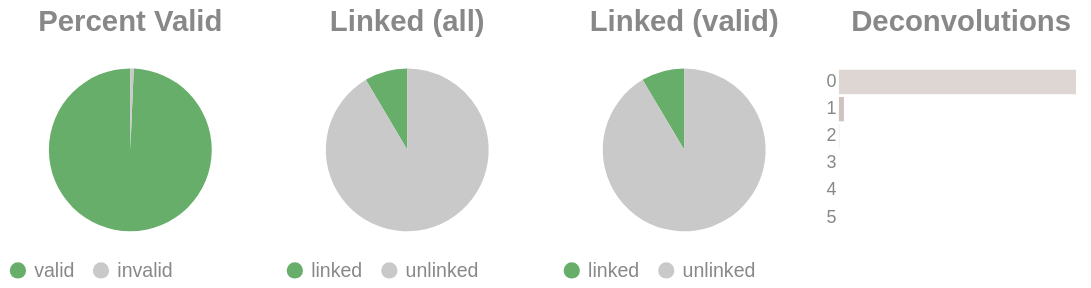

Notebook cell for this chart:
### Code cell
if SKIPLR:
    pass
else:
    clash = Counter()
    for i in valids['molecule'].to_list():
        _mol = i.split("-")
        if len(_mol) == 1:
            clash.update('0')
        else:
            clash.update(_mol[-1])

    _d = {"deconvolutions": [], 'count': []}
    for k,v in clash.items():
        _d['deconvolutions'].append(k)
        _d['count'].append(v)

    tot_valid = valids['reads'].sum()
    mask = valids['reads'] >= 2
    n_linked_reads = valids.filter(mask)['reads'].sum()
    if n_linked_reads == 0:
        print_html("No linked molecules (>=2 reads) were detected; skipping linked-only distributions.")
        SKIPLR = True
    else:
        perc_valid = round(tot_valid / n_reads, 4)
        linked_perc_abs = round(n_linked_reads / n_reads, 4)
        linked_perc = round(n_linked_reads / tot_valid, 4)

    _valid = pl.DataFrame({"valids": ['valid', 'invalid'], "count": [tot_valid, n_reads - tot_valid]})
    _linked_abs = pl.DataFrame({"linked (absolute)": ['linked', 'unlinked'], "count": [n_linked_reads, n_reads - n_linked_reads]})
    _linked_rel = pl.DataFrame({"linked (valids)": ['linked', 'unlinked'], "count": [n_linked_reads, tot_valid - n_linked_reads]})

    (
        alt.hconcat(
            piechart(_valid, goodval = 'valid', title = "Percent Valid"),
            piechart(_linked_abs, goodval = "linked", title =  "Linked (all)"),
            piechart(_linked_rel, goodval = "linked", title =  "Linked (valid)"),
            convolutionbar(pl.DataFrame(_d), title = "Deconvolutions"),
            center = True,
            bounds = 'flush'
        )
        .resolve_scale(color='independent')
        .resolve_legend('independent')
        .properties(usermeta={'embedOptions': {"actions": False}})
    ).display()

### Figure 1 — Vega-Lite specification as saved in the notebook (floating-point values rounded to 4 significant figures)
{"width": "container", "height": 400, "config": {"title": {"anchor": "start", "dy": -15, "fontSize": 18, "color": "#888888", "subtitleColor": "#888888", "subtitleFontSize": 14}, "arc": {"fill": "#0072B2"}, "axis": {"domainColor": "#888888", "domainWidth": 0.5, "gridWidth": 0.2, "grid": false, "titleFontWeight": 400, "titleFontSize": 15, "labelFontSize": 11, "labelColor": "#888888", "tickColor": "#888888", "tickWidth": 0.2, "titleColor": "#888888"}, "axisBand": {"grid": false}, "axisX": {"grid": true, "tickSize": 10, "domainCap": "round"}, "axisY": {"domain": false, "grid": true, "tickSize": 0, "domainCap": "round"}, "background": "transparent", "header": {"labelFontSize": 15, "labelColor": "#888888", "titleFontSize": 15, "titleFontWeight": 600, "titleColor": "#888888"}, "legend": {"labelFont": "sans-serif", "labelFontSize": 12, "labelColor": "#888888", "symbolSize": 100, "symbolType": "circle", "titleFontSize": 12, "titlePadding": 10, "titleColor": "#888888", "title": null}, "range": {"category": ["#E69F00", "#56B4E9", "#009E73", "#F0E442", "#0072B2", "#D55E00", "#CC79A7", "#000000"], "diverging": ["#cfe8f3", "#a2d4ec", "#73bfe2", "#46abdb", "#1696d2", "#12719e"]}, "area": {"fill": "#0072B2", "fillOpacity": 0.7, "line": true, "strokeOpacity": 0.7}, "line": {"color": "#0072B2", "stroke": "#0072B2", "strokeWidth": 2}, "trail": {"color": "#0072B2", "stroke": "#0072B2", "strokeWidth": 0, "size": 1}, "point": {"filled": true, "fillOpacity": 1.0, "size": 95}, "text": {"color": "#888888", "fontSize": 11, "align": "right", "fontWeight": 400, "size": 11}, "bar": {"fill": "#0072B2", "stroke": null}, "view": {"stroke": null, "continuousWidth": 660, "continuousHeight": 400}}, "hconcat": [{"data": {"name": "data-c9d83800fc35cc35e5cab64765a873ac"}, "mark": {"type": "arc"}, "encoding": {"color": {"field": "valids", "legend": {"orient": "bottom", "title": null}, "scale": {"domain": ["valid", "invalid"], "range": ["#68ae6b", "#C9C9C9"]}, "title": "Valids", "type": "nominal"}, "theta": {"field": "count", "type": "quantitative"}, "tooltip": [{"field": "valids", "title": "Valids", "type": "ordinal"}, {"field": "percent", "format": ".2%", "title": "Percent", "type": "quantitative"}, {"field": "count", "title": "Count", "type": "quantitative"}]}, "height": 100, "title": {"text": "Percent Valid", "align": "center", "anchor": "middle"}, "transform": [{"calculate": "datum.count / 2300376", "as": "percent"}], "width": 150}, {"data": {"name": "data-0850581fe202cbae40e103af4541f70a"}, "mark": {"type": "arc"}, "encoding": {"color": {"field": "linked (absolute)", "legend": {"orient": "bottom", "title": null}, "scale": {"domain": ["linked", "unlinked"], "range": ["#68ae6b", "#C9C9C9"]}, "title": "Linked (Absolute)", "type": "nominal"}, "theta": {"field": "count", "type": "quantitative"}, "tooltip": [{"field": "linked (absolute)", "title": "Linked (Absolute)", "type": "ordinal"}, {"field": "percent", "format": ".2%", "title": "Percent", "type": "quantitative"}, {"field": "count", "title": "Count", "type": "quantitative"}]}, "height": 100, "title": {"text": "Linked (all)", "align": "center", "anchor": "middle"}, "transform": [{"calculate": "datum.count / 2300376", "as": "percent"}], "width": 150}, {"data": {"name": "data-f001b12530b56877472471ffabbc932f"}, "mark": {"type": "arc"}, "encoding": {"color": {"field": "linked (valids)", "legend": {"orient": "bottom", "title": null}, "scale": {"domain": ["linked", "unlinked"], "range": ["#68ae6b", "#C9C9C9"]}, "title": "Linked (Valids)", "type": "nominal"}, "theta": {"field": "count", "type": "quantitative"}, "tooltip": [{"field": "linked (valids)", "title": "Linked (Valids)", "type": "ordinal"}, {"field": "percent", "format": ".2%", "title": "Percent", "type": "quantitative"}, {"field": "count", "title": "Count", "type": "quantitative"}]}, "height": 100, "title": {"text": "Linked (valid)", "align": "center", "anchor": "middle"}, "transform": [{"calculate": "datum.count / 2284834", "as": "percent"}], "width": 150}, {"data": {"name": "data-0082f05802b41905e1d8e67fd1b4f550"}, "mark": {"type": "bar"}, "encoding": {"color": {"field": "deconvolutions", "legend": null, "scale": {"scheme": "lightgreyred"}, "type": "nominal"}, "tooltip": [{"field": "deconvolutions", "title": "Deconvolutions", "type": "ordinal"}, {"field": "percent", "format": ".2%", "title": "Percent", "type": "quantitative"}, {"field": "count", "title": "Count", "type": "quantitative"}], "x": {"axis": null, "field": "count", "type": "quantitative"}, "y": {"field": "deconvolutions", "sort": "ascending", "title": null, "type": "nominal"}}, "height": 100, "title": {"text": "Deconvolutions", "align": "center", "anchor": "middle"}, "transform": [{"calculate": "datum.count / 2181703", "as": "percent"}], "width": 150}], "bounds": "flush", "center": true, "resolve": {"legend": {"angle": "independent"}, "scale": {"color": "independent"}}, "usermeta": {"embedOptions": {"actions": false}}, "$schema": "https://vega.github.io/schema/vega-lite/v6.1.0.json", "datasets": {"data-c9d83800fc35cc35e5cab64765a873ac": [{"valids": "valid", "count": 2284834}, {"valids": "invalid", "count": 15542}], "data-0850581fe202cbae40e103af4541f70a": [{"linked (absolute)": "linked", "count": 195125}, {"linked (absolute)": "unlinked", "count": 2105251}], "data-f001b12530b56877472471ffabbc932f": [{"linked (valids)": "linked", "count": 195125}, {"linked (valids)": "unlinked", "count": 2089709}], "data-0082f05802b41905e1d8e67fd1b4f550": [{"deconvolutions": "0", "count": 2134809}, {"deconvolutions": "1", "count": 44973}, {"deconvolutions": "2", "count": 1777}, {"deconvolutions": "3", "count": 133}, {"deconvolutions": "4", "count": 10}, {"deconvolutions": "5", "count": 1}]}}
